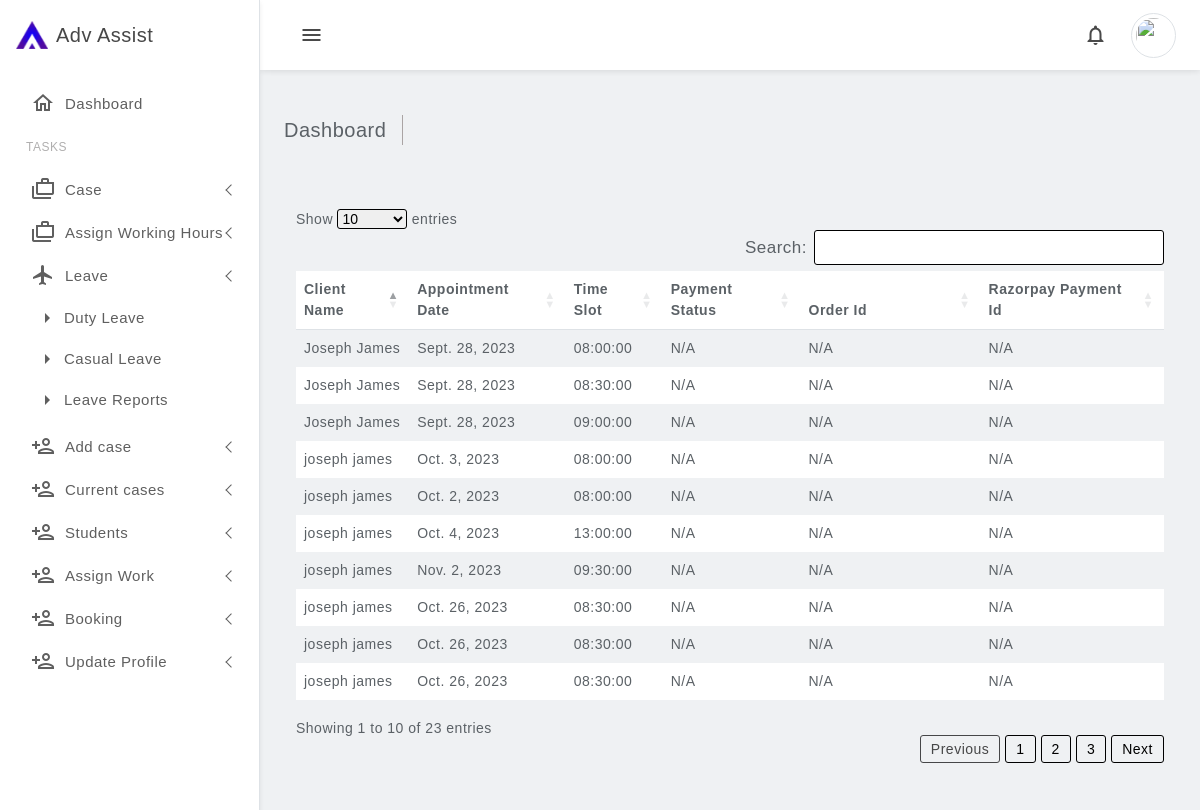
Screenshot of /bookings/ (signed in) with the database file from the repository.
### accounts/models.py (models this page shows, shortened)
class Appointment(models.Model):
    id = models.AutoField(primary_key=True)
    lawyer = models.ForeignKey('LawyerProfile', on_delete=models.CASCADE)
    client = models.ForeignKey('CustomUser', on_delete=models.CASCADE)
    appointment_date = models.DateField()
    time_slot = models.CharField(max_length=20)  # Use TimeSlot model here

class CustomUser(AbstractUser):
    USER_TYPES = (
        ('admin', 'Admin'),
        ('lawyer', 'Lawyer'),
        ('student', 'Student'),
        ('client', 'Client'),
    )
    STATES = (
    ('Andhra Pradesh', 'Andhra Pradesh'),
    ('Arunachal Pradesh', 'Arunachal Pradesh'),
    ('Assam', 'Assam'),
    ('Bihar', 'Bihar'),
    ('Chhattisgarh', 'Chhattisgarh'),
    ('Goa', 'Goa'),
    ('Gujarat', 'Gujarat'),
    ('Haryana', 'Haryana'),
    ('Himachal Pradesh', 'Himachal Pradesh'),
    ('Jharkhand', 'Jharkhand'),
    ('Karnataka', 'Karnataka'),
    ('Kerala', 'Kerala'),
    ('Madhya Pradesh', 'Madhya Pradesh'),
    ('Maharashtra', 'Maharashtra'),
    ('Manipur', 'Manipur'),
    ('Meghalaya', 'Meghalaya'),
    ('Mizoram', 'Mizoram'),
    ('Nagaland', 'Nagaland'),
    ('Odisha', 'Odisha'),
    ('Punjab', 'Punjab'),
    ('Rajasthan', 'Rajasthan'),
    ('Sikkim', 'Sikkim'),
    ('Tamil Nadu', 'Tamil Nadu'),
    ('Telangana', 'Telangana'),
    ('Tripura', 'Tripura'),
    ('Uttar Pradesh', 'Uttar Pradesh'),
    ('Uttarakhand', 'Uttarakhand'),
    ('West Bengal', 'West Bengal'),
    ('Andaman and Nicobar Islands', 'Andaman and Nicobar Islands'),
    ('Chandigarh', 'Chandigarh'),
    ('Dadra and Nagar Haveli and Daman and Diu', 'Dadra and Nagar Haveli and Daman and Diu'),
    ('Lakshadweep', 'Lakshadweep'),
    ('Delhi', 'Delhi'),
    ('Puducherry', 'Puducherry'),
)
    user_type = models.CharField(max_length=10, choices=USER_TYPES, default='client')
    id = models.AutoField(primary_key=True)
    email = models.EmailField(unique=True, default='')  # Change: Use email as the username
    first_name = models.CharField(max_length=30, default='')  # Added: First name field
    last_name = models.CharField(max_length=30, default='')  # Added: Last name field
    address = models.TextField(default='',blank=True,)  # Added: Address field
    dob = models.DateField(default='2000-01-01',blank=True,)  # Added: Date of birth field
    pin = models.CharField(max_length=6, default='',blank=True,)  # Added: PIN code field
    state = models.CharField(max_length=50, choices=STATES, blank=True, null=False)
    phone = models.CharField(max_length=15,blank=True)  # Added: Phone number field

### accounts/views.py (the view)
# urls.py: path('bookings/', views.all_bookings, name='all_bookings'),
@login_required
def all_bookings(request, lawyer_id=None, client_id=None):
    queryset = Appointment.objects.all()
    if lawyer_id is not None:
        lawyer = get_object_or_404(LawyerProfile, id=lawyer_id)
        queryset = queryset.filter(lawyer=lawyer)
    if client_id is not None:
        client = get_object_or_404(CustomUser, id=client_id)
        queryset = queryset.filter(client=client)
    appointments_with_payment = []
    for appointment in queryset:
        try:
            payment = Payment.objects.get(appointment=appointment)
        except Payment.DoesNotExist:
            payment = None
        appointments_with_payment.append({'appointment': appointment, 'payment': payment})
    context = {
        'bookings': appointments_with_payment,
    }
    return render(request, 'bookings.html', context)

### accounts/templates/bookings.html (shortened to what this page needs)
{% if user.user_type == 'lawyer' %}
    {% include 'lawyer_base.html' %}
{% elif user.user_type == 'client' %}
    {% include 'client_base.html' %}
{% else %}
    {% include 'admin_base.html' %}
{% endif %}
{% block content %}
<link rel="stylesheet" href="https://cdn.datatables.net/1.13.6/css/dataTables.bootstrap5.min.css">
<main class="main-wrapper">
    <div class="main-content">
				<div class="page-breadcrumb d-none d-sm-flex align-items-center mb-3">
					<div class="breadcrumb-title pe-3">Dashboard</div>
					<div class="ps-3">
						<nav aria-label="breadcrumb">
							<ol class="breadcrumb mb-0 p-0">
								<li class="breadcrumb-item"><a href="javascript:;"></a>
								</li>
							</ol>
						</nav>
					</div>
				</div>
<div class="container py-5">
    <div class="row">
        <div class="col-12">
            <table id="example" class="table table-striped" style="width:100%">
                <thead>
                    <tr>
                        {% if user.user_type == 'admin' %}
                        <th>Lawyer Name</th>
                        <th>Client Name</th>
                            {% elif user.user_type == 'lawyer' %}
                                <th>Client Name</th>
                            {% elif user.user_type == 'client' %}
                                <th>Lawyer Name</th>
                            {% endif %}
                        <th>Appointment Date</th>
                        <th>Time Slot</th>
                        <th>Payment Status</th>
                        <th>Order Id</th>
                        <th>Razorpay Payment Id</th>
                    </tr>
                </thead>
                <tbody>
                    {% for booking in bookings %}
                    <tr>
                        {% if user.user_type == 'admin' %}
                        <td>{{ booking.appointment.lawyer.user.get_full_name }}</td>
                        <td>{{ booking.appointment.client.get_full_name }}</td>
                            {% elif user.user_type == 'lawyer' %}
                                <td>{{ booking.appointment.client.get_full_name }}</td>
                            {% elif user.user_type == 'client' %}
                                <td>{{ booking.appointment.lawyer.user.get_full_name }}</td>
                            {% endif %}
                        <td>{{ booking.appointment.appointment_date }}</td>
                        <td>{{ booking.appointment.time_slot }}</td>
                        <td>{{ booking.payment.get_status_display|default:"N/A" }}</td>
                        <td>{{ booking.payment.order_id|default:"N/A" }}</td>
                        <td>{{ booking.payment.razorpay_payment_id|default:"N/A" }}</td>
                    </tr>
                    {% endfor %}
                </tbody>
            </table>
        </div>
    </div>
</div>
{% endblock %}

### accounts/templates/lawyer_base.html (shortened to what this page needs)
{% load static %}
<!doctype html>
<html lang="en" data-bs-theme="light">
<head>
  <link href="{% static 'new/plugins/perfect-scrollbar/css/perfect-scrollbar.css' %}" rel="stylesheet">
  <link rel="stylesheet" type="text/css" href="{% static 'new/plugins/metismenu/metisMenu.min.css' %}">
  <link rel="stylesheet" type="text/css" href="{% static 'new/plugins/metismenu/mm-vertical.css' %}">
  <link rel="stylesheet" type="text/css" href="{% static 'new/plugins/simplebar/css/simplebar.css' %}">
  <link href="{% static 'new/css/bootstrap.min.css' %}" rel="stylesheet">
  <link href="{% static 'new/sass/semi-dark.css' %}" rel="stylesheet">
  <link href="{% static 'new/sass/bordered-theme.css' %}" rel="stylesheet">
  <link href="{% static 'new/css/bootstrap-extended.css' %}" rel="stylesheet">
  <link href="{% static 'new/sass/main.css' %}" rel="stylesheet">
  <link href="{% static 'new/sass/dark-theme.css' %}" rel="stylesheet">
  <link href="{% static 'new/sass/responsive.css' %}" rel="stylesheet">
</head>
<body>
 <header class="top-header">
  <nav class="navbar navbar-expand align-items-center gap-4">
    <div class="btn-toggle">
      <a href="javascript:;"><i class="material-icons-outlined">menu</i></a>
    </div>
    <ul class="navbar-nav gap-1 nav-right-links align-items-center">
        <li class="nav-item dropdown">
        <a class="nav-link dropdown-toggle dropdown-toggle-nocaret position-relative" data-bs-auto-close="outside"
          data-bs-toggle="dropdown" href="javascript:;"><i class="material-icons-outlined">notifications</i>
        </a>
      </li>
      <li class="nav-item dropdown">
        <a href="javascrpt:;" class="dropdown-toggle dropdown-toggle-nocaret" data-bs-toggle="dropdown">
           <img src="https://kutt.it/profilepic" class="rounded-circle p-1 border" width="45" height="45">
        </a>
      </li>
    </ul>
  </nav>
</header>
<aside class="sidebar-wrapper">
  <div class="sidebar-header">
    <div class="logo-icon">
      <img src="assets/images/logo-icon.png" class="logo-img" alt="">
    </div>
    <div class="logo-name flex-grow-1">
      <h5 class="mb-0">Adv Assist</h5>
    </div>
  </div>
  <div class="sidebar-nav" data-simplebar="true">
      <ul class="metismenu" id="sidenav">
        <li class="{% if request.path == '/accounts/lawyer/dashboard/' %}active{% endif %}">
          <a href="{% url 'login' %}">
            <div class="parent-icon"><i class="material-icons-outlined">home</i>
            </div>
            <div class="menu-title">Dashboard</div>
          </a>
        </li>
        <li class="menu-label">Tasks</li>
        <li class="{% if request.path == '/list_cases/' %}active{% endif %}">
          <a href="{% url 'list_cases' %}" class="has-arrow">
            <div class="parent-icon"><i class="material-icons-outlined">cases</i>
            </div>
            <div class="menu-title">Case</div>
          </a>
        </li>
        <li class="{% if request.path == '/assign-working-hours/' %}active{% endif %}">
          <a href="{% url 'assign_working_hours' %}" class="has-arrow">
            <div class="parent-icon"><i class="material-icons-outlined">cases</i>
            </div>
            <div class="menu-title">Assign Working Hours</div>
          </a>
        </li>
        <li class="{% if request.path == '/admin_view_holiday_requests/' %}active{% endif %}">
          <a class="has-arrow" href="javascript:;">
            <div class="parent-icon"><i class="material-icons-outlined">flight</i>
            </div>
            <div class="menu-title">Leave</div>
          </a>
          <ul>
            <li><a href="{% url 'mark_holiday' %}"><i class="material-icons-outlined">arrow_right</i>Duty Leave</a>
            </li>
            <li><a href="{% url 'mark_casual_leave' %}"><i class="material-icons-outlined">arrow_right</i>Casual Leave</a>
            </li>
            <li><a href="{% url 'leave_reports' %}"><i class="material-icons-outlined">arrow_right</i>Leave Reports</a>
            </li>
          </ul>
        </li>
        <li class="{% if request.path == '/enter_client_email/' %}active{% endif %}">
          <a href="{% url 'enter_client_email' %}" class="has-arrow">
            <div class="parent-icon"><i class="material-icons-outlined">person_add</i>
            </div>
            <div class="menu-title">Add case</div>
          </a>
        </li>
        <li class="{% if request.path == '/current_cases/' %}active{% endif %}">
          <a href="{% url 'current_cases' %}" class="has-arrow">
            <div class="parent-icon"><i class="material-icons-outlined">person_add</i>
            </div>
            <div class="menu-title">Current cases</div>
          </a>
        </li>
        <li class="{% if request.path == '/students/' %}active{% endif %}">
          <a href="{% url 'students' %}" class="has-arrow">
            <div class="parent-icon"><i class="material-icons-outlined">person_add</i>
            </div>
            <div class="menu-title">Students</div>
          </a>
        </li>
        <li class="{% if request.path == '/assign_work/' %}active{% endif %}">
          <a href="{% url 'assign_work' %}" class="has-arrow">
            <div class="parent-icon"><i class="material-icons-outlined">person_add</i>
            </div>
            <div class="menu-title">Assign Work</div>
          </a>
        </li>
        <li class="{% if '/bookings/lawyer/' in request.path %}active{% endif %}">
          <a href="{% url 'lawyer_bookings' lawyer_id=request.user.lawyer_profile.id %}" class="has-arrow">
            <div class="parent-icon"><i class="material-icons-outlined">person_add</i>
            </div>
            <div class="menu-title">Booking</div>
          </a>
        </li>
        <li class="{% if '/accounts/update_lawyer_profile/' in request.path %}active{% endif %}">
          <a href="{% url 'update_lawyer_profile' user_id=user.pk %}" class="has-arrow">
            <div class="parent-icon"><i class="material-icons-outlined">person_add</i>
            </div>
            <div class="menu-title">Update Profile</div>
          </a>
        </li>
      </div>
</aside>
</body>
</html>

### rows the page displays
Appointment: appointment.client.get_full_name "Joseph James", appointment.appointment_date "Sept. 28, 2023", appointment.time_slot "08:00:00", payment.status "N/A", payment.order_id "N/A", payment.razorpay_payment_id "N/A"
Appointment: appointment.client.get_full_name "Joseph James", appointment.appointment_date "Sept. 28, 2023", appointment.time_slot "08:30:00", payment.status "N/A", payment.order_id "N/A", payment.razorpay_payment_id "N/A"
Appointment: appointment.client.get_full_name "Joseph James", appointment.appointment_date "Sept. 28, 2023", appointment.time_slot "09:00:00", payment.status "N/A", payment.order_id "N/A", payment.razorpay_payment_id "N/A"
Appointment: appointment.client.get_full_name "joseph james", appointment.appointment_date "Oct. 3, 2023", appointment.time_slot "08:00:00", payment.status "N/A", payment.order_id "N/A", payment.razorpay_payment_id "N/A"
Appointment: appointment.client.get_full_name "joseph james", appointment.appointment_date "Oct. 2, 2023", appointment.time_slot "08:00:00", payment.status "N/A", payment.order_id "N/A", payment.razorpay_payment_id "N/A"
Appointment: appointment.client.get_full_name "joseph james", appointment.appointment_date "Oct. 4, 2023", appointment.time_slot "13:00:00", payment.status "N/A", payment.order_id "N/A", payment.razorpay_payment_id "N/A"
Appointment: appointment.client.get_full_name "joseph james", appointment.appointment_date "Nov. 2, 2023", appointment.time_slot "09:30:00", payment.status "N/A", payment.order_id "N/A", payment.razorpay_payment_id "N/A"
Appointment: appointment.client.get_full_name "joseph james", appointment.appointment_date "Oct. 26, 2023", appointment.time_slot "08:30:00", payment.status "N/A", payment.order_id "N/A", payment.razorpay_payment_id "N/A"
Appointment: appointment.client.get_full_name "joseph james", appointment.appointment_date "Oct. 26, 2023", appointment.time_slot "08:30:00", payment.status "N/A", payment.order_id "N/A", payment.razorpay_payment_id "N/A"
Appointment: appointment.client.get_full_name "joseph james", appointment.appointment_date "Oct. 26, 2023", appointment.time_slot "08:30:00", payment.status "N/A", payment.order_id "N/A", payment.razorpay_payment_id "N/A"
